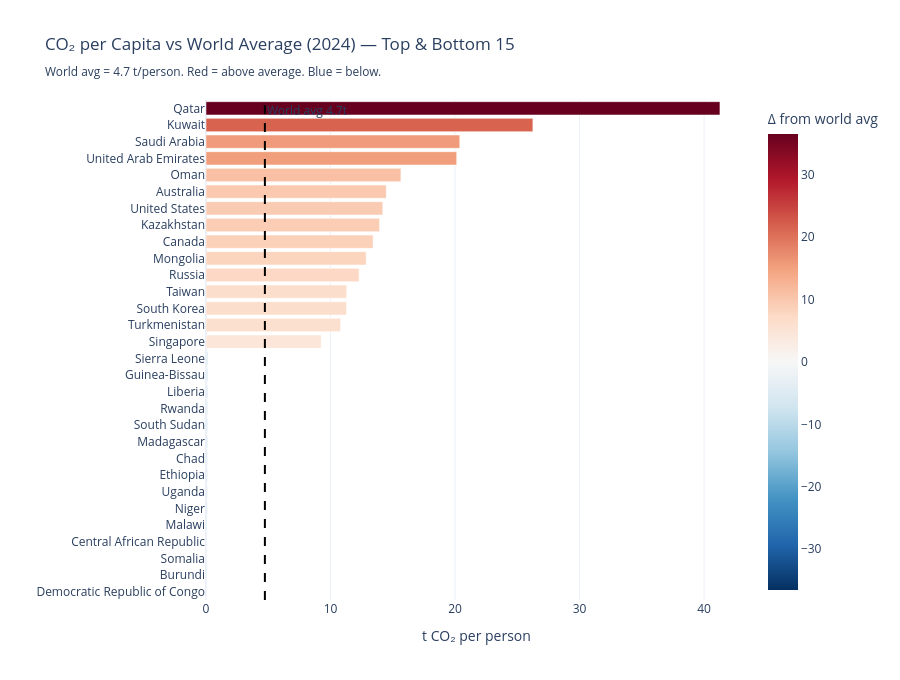

Notebook cell for this chart:
### Code cell
section("Prototype 2 — Emissions inequality: per-capita diverging bar")

big = latest[latest["population"] > 2_000_000].dropna(subset=["co2_per_capita"]).copy()
world_avg = world[world["year"] == latest_year]["co2_per_capita"].values[0]
big["vs_avg"] = big["co2_per_capita"] - world_avg
top15 = big.nlargest(15, "co2_per_capita").copy()
bot15 = big.nsmallest(15, "co2_per_capita").copy()

combo = pd.concat([top15, bot15]).drop_duplicates("country").sort_values("co2_per_capita")

fig = px.bar(
    combo, x="co2_per_capita", y="country", orientation="h",
    color="vs_avg",
    color_continuous_scale="RdBu_r",
    color_continuous_midpoint=0,
    title=f"CO₂ per Capita vs World Average ({latest_year}) — Top & Bottom 15<br>"
          f"<sub>World avg = {world_avg:.1f} t/person. Red = above average. Blue = below.</sub>",
    labels={"co2_per_capita": "t CO₂ per person", "country": "", "vs_avg": "Δ from world avg"}
)
fig.add_vline(x=world_avg, line_dash="dash", line_color="black",
              annotation_text=f"World avg {world_avg:.1f}t", annotation_position="top right")
fig.update_layout(height=680, template="plotly_white")
fig.show()
print("DataViz concepts: sorted bar, diverging color scale, reference line annotation, position encoding")

### Figure 1 — Plotly figure (JSON) as saved in the notebook; plotly's stock layout.template omitted (floating-point values rounded to 4 significant figures)
{"data": [{"hovertemplate": "t CO₂ per person=%{x}<br>=%{y}<br>Δ from world avg=%{marker.color}<extra></extra>", "legendgroup": "", "marker": {"color": [-4.675, -4.664, -4.66, -4.655, -4.642, -4.612, -4.602, -4.594, -4.59, -4.587, -4.587, -4.586, -4.576, -4.574, -4.563, 4.516, 6.08, 6.557, 6.572, 7.566, 8.13, 8.691, 9.208, 9.468, 9.748, 10.92, 15.4, 15.65, 21.52, 36.54], "coloraxis": "coloraxis", "pattern": {"shape": ""}}, "name": "", "orientation": "h", "showlegend": false, "textposition": "auto", "type": "bar", "x": [0.05403, 0.06525, 0.0694, 0.07404, 0.08688, 0.1173, 0.1266, 0.1351, 0.1395, 0.1417, 0.142, 0.1426, 0.1531, 0.1554, 0.166, 9.245, 10.81, 11.29, 11.3, 12.29, 12.86, 13.42, 13.94, 14.2, 14.48, 15.65, 20.13, 20.38, 26.25, 41.27], "xaxis": "x", "y": ["Democratic Republic of Congo", "Burundi", "Somalia", "Central African Republic", "Malawi", "Niger", "Uganda", "Ethiopia", "Chad", "Madagascar", "South Sudan", "Rwanda", "Liberia", "Guinea-Bissau", "Sierra Leone", "Singapore", "Turkmenistan", "South Korea", "Taiwan", "Russia", "Mongolia", "Canada", "Kazakhstan", "United States", "Australia", "Oman", "United Arab Emirates", "Saudi Arabia", "Kuwait", "Qatar"], "yaxis": "y"}], "layout": {"annotations": [{"showarrow": false, "text": "World avg 4.7t", "x": 4.729, "xanchor": "left", "xref": "x", "y": 1, "yanchor": "top", "yref": "y domain"}], "barmode": "relative", "coloraxis": {"cmid": 0, "colorbar": {"title": {"text": "Δ from world avg"}}, "colorscale": [[0, "rgb(5,48,97)"], [0.1, "rgb(33,102,172)"], [0.2, "rgb(67,147,195)"], [0.3, "rgb(146,197,222)"], [0.4, "rgb(209,229,240)"], [0.5, "rgb(247,247,247)"], [0.6, "rgb(253,219,199)"], [0.7, "rgb(244,165,130)"], [0.8, "rgb(214,96,77)"], [0.9, "rgb(178,24,43)"], [1, "rgb(103,0,31)"]]}, "height": 680, "legend": {"tracegroupgap": 0}, "shapes": [{"line": {"color": "black", "dash": "dash"}, "type": "line", "x0": 4.729, "x1": 4.729, "xref": "x", "y0": 0, "y1": 1, "yref": "y domain"}], "title": {"text": "CO₂ per Capita vs World Average (2024) — Top & Bottom 15<br><sub>World avg = 4.7 t/person. Red = above average. Blue = below.</sub>"}, "xaxis": {"anchor": "y", "domain": [0, 1], "title": {"text": "t CO₂ per person"}}, "yaxis": {"anchor": "x", "domain": [0, 1], "title": {"text": ""}}}}
